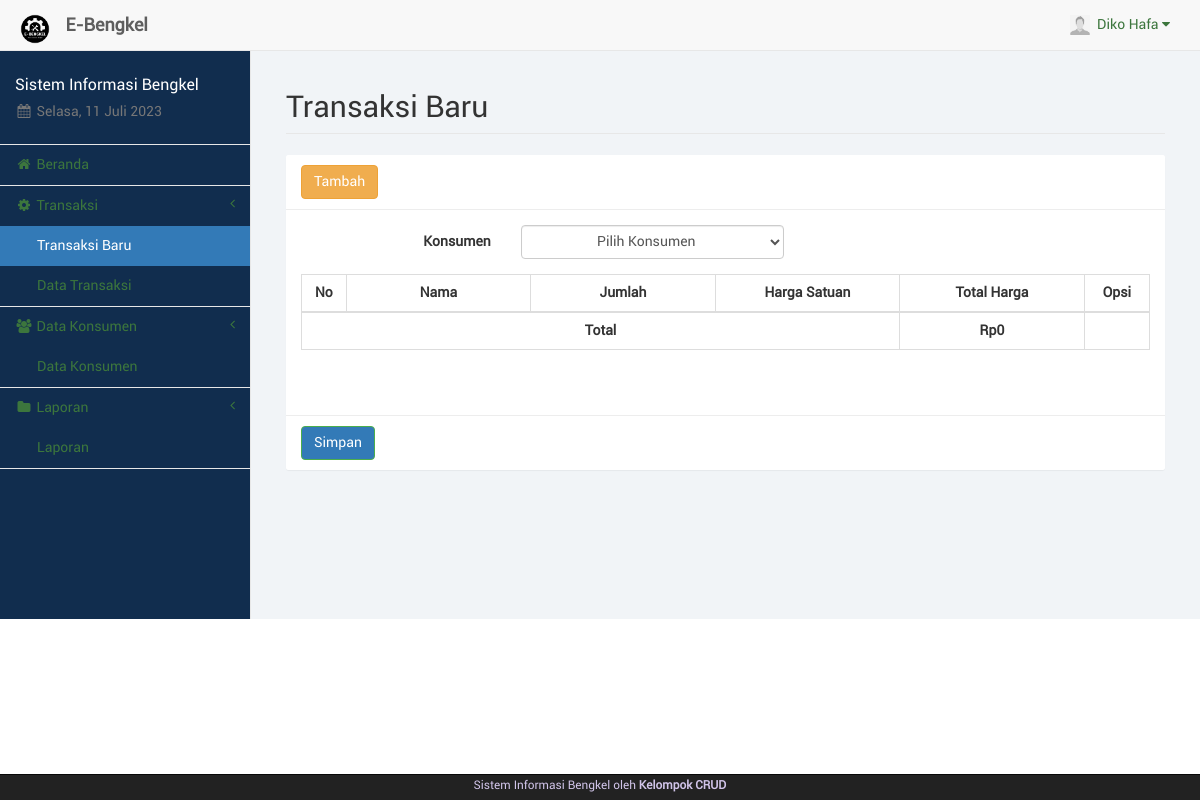
Screenshot of /kasir/trx_baru.php (signed in) with the database file from the repository.
### tables this page shows
CREATE TABLE `kasir` (
  `id_kasir` int(11) NOT NULL,
  `nama_kasir` varchar(50) NOT NULL,
  `telp_kasir` varchar(20) NOT NULL,
  `user_kasir` varchar(50) NOT NULL,
  `pass_kasir` varchar(100) NOT NULL,
  `foto_kasir` text NOT NULL,
  `id_adm` int(11) NOT NULL
);

### kasir/sess_check.php (called while the page is built, shortened)
<?php
	$chk_sess = $_SESSION['kasir'];
	include("dist/config/koneksi.php");
	$sql_sess = "SELECT * FROM kasir WHERE id_kasir='". $chk_sess ."'";
	$ress_sess = mysqli_query($conn, $sql_sess);
	$row_sess = mysqli_fetch_array($ress_sess);
	$sess_kasirname = $row_sess['nama_kasir'];
	$sess_kasirfoto = $row_sess['foto_kasir'];
?>

### kasir/dist/function/format_rupiah.php (called while the page is built, shortened)
<?php
	function format_rupiah($rp) {
		$jumlah = number_format($rp, 0, ",", ".");
		$rupiah = "Rp". $jumlah;
		return $rupiah;
	}
?>

### kasir/trx_baru.php (the view, shortened to what this page needs)
<?php
	include("sess_check.php");
	$pagedesc = "Transaksi Baru";
	include("layout_top.php");
	include("dist/function/format_rupiah.php");
?>
		<div id="page-wrapper">
            <div class="container-fluid">
                <div class="row">
                    <div class="col-lg-12">
                        <h1 class="page-header">Transaksi Baru</h1>
                    </div>
                </div>
				<div class="row">
					<div class="col-lg-12"><?php include("layout_alert.php"); ?></div>
				</div>
				<div class="row">
					<div class="col-lg-12">
						<div class="panel panel-default">
							<div class="panel-heading">
								<a href="tmp_tambah.php" class="btn btn-warning">Tambah</a>
							</div>
						<form class="form-horizontal" method="POST" enctype="multipart/form-data">
							<div class="panel-body">
									<div class="form-group">
										<label class="control-label col-sm-3">Konsumen</label>
										<div class="col-sm-4">
											<select name="kon" id="kon" class="form-control text-center" required>
												<option value="">Pilih Konsumen</option>
											</select>
										</div>
									</div>
								<table class="table table-striped table-bordered table-hover" id="tabel-data">
									<thead>
										<tr>
											<th width="1%">No</th>
											<th width="10%">Nama</th>
											<th width="10%">Jumlah</th>
											<th width="10%">Harga Satuan</th>
											<th width="10%">Total Harga</th>
											<th width="2%">Opsi</th>
										</tr>
									</thead>
										<?php
											$grand=0;
												echo '<td class="text-center">';?>
									<tfoot>
										<tr>
											<th colspan="4" class="text-center">Total </th>
											<th class="text-center"><?php echo format_rupiah($grand);?></th>
											<th class="text-center"> </th>
										</tr>
									</tfoot>
								</table>
							</div>
								<div class="panel-body">
								</div>
								<div class="panel-footer">
									<button type="submit" name="simpan" class="btn btn-success">Simpan</button>
								</div>
						</form>
						</div>
					</div>
				</div>
            </div>
        </div>
<?php
	include("layout_bottom.php");
?>

### kasir/layout_top.php (shortened to what this page needs)
<?php
	$haries = array("Sunday" => "Minggu", "Monday" => "Senin", "Tuesday" => "Selasa", "Wednesday" => "Rabu", "Thursday" => "Kamis", "Friday" => "Jum'at", "Saturday" => "Sabtu");
	$bulans = array("", "Januari", "Februari", "Maret", "April", "Mei", "Juni", "Juli", "Agustus", "September", "Oktober", "November", "Desember");
	$hari_ini = $haries[date("l")];
	$bulan_ini = $bulans[date("n")];
	$tanggal = date("d");
	$tahun = date("Y");
?>
<!DOCTYPE html>
<html lang="en">
<head>
	<link rel="stylesheet" href="p.css">
	<link href="libs/bootstrap/dist/css/bootstrap.min.css" rel="stylesheet">
	<link href="libs/metisMenu/dist/metisMenu.min.css" rel="stylesheet">
    <link href="libs/datatables-plugins/integration/bootstrap/3/dataTables.bootstrap.css" rel="stylesheet">
    <link href="libs/datatables-responsive/css/dataTables.responsive.css" rel="stylesheet">
	<link href="dist/css/sb-admin-2.css" rel="stylesheet">
	<link href="dist/css/offline-font.css" rel="stylesheet">
	<link href="dist/css/custom.css" rel="stylesheet">
	<link href="libs/font-awesome/css/font-awesome.min.css" rel="stylesheet" type="text/css">
</head>
<body>
    <div id="wrapper" style="background-color: rgba(17, 45, 78, 1);">
        <nav class="navbar navbar-default navbar-static-top" role="navigation" style="margin-bottom: 0">
            <div class="navbar-header">
				<a class="navbar-brand hidden-xs" href="index.php">
					<img src="img/logo.png" alt="brand" width="40" class="float-left image-brand">
					<div class="float-right">&nbsp;<strong>E-Bengkel</strong></div>
				</a>
			</div>
            <ul class="nav navbar-top-links navbar-right">
				<li class="dropdown dropdown-right">
					<a class="dropdown-toggle" data-toggle="dropdown" href="#">
						<img src="../img/<?php echo $sess_kasirfoto;?>" width="20px" height="20px" padding="0px">&nbsp;&nbsp;<?php echo ucfirst($sess_kasirname); ?>&nbsp;<i class="fa fa-caret-down"></i>
					</a>
				</li>
			</ul>
            <div class="navbar-default sidebar" role="navigation" style="background-color: rgba(17, 45, 78, 1);">
                <div class="sidebar-nav navbar-collapse">
                    <ul class="nav" id="side-menu">
                        <li class="sidebar-search">
							<h4 style="color: white;">Sistem Informasi Bengkel</h4>
							<h5 class="text-muted"><i class="fa fa-calendar fa-fw"></i>&nbsp;<?php echo $hari_ini.", ".$tanggal." ".$bulan_ini." ".$tahun ?></h5>
						</li>
						<?php
							if($pagedesc == "Beranda") {
								echo '<li><a href="index.php" class="active"><i class="fa fa-home fa-fw"></i>&nbsp;Beranda</a></li>';
							}
							else {
								echo '<li><a href="index.php"><i class="fa fa-home fa-fw"></i>&nbsp;Beranda</a></li>';
							}
							if(isset($menuparent) && $menuparent == "transaksi") {
								echo '<li class="active">';
							}
							else {
								echo '<li>';
							}
						?>
							<a href="#"><i class="fa fa-gear fa-fw"></i>&nbsp;Transaksi<span class="fa arrow"></span></a>
							<ul class="nav nav-second-level">
								<?php
									if($pagedesc == "Transaksi Baru") {
										echo '<li><a href="trx_baru.php" class="active">Transaksi Baru</a></li>';
									}
									else {
										echo '<li><a href="trx_baru.php">Transaksi Baru</a></li>';
									}
								?>
								<?php
									if($pagedesc == "Data Transaksi") {
										echo '<li><a href="trx.php" class="active">Data Transaksi</a></li>';
									}
									else {
										echo '<li><a href="trx.php">Data Transaksi</a></li>';
									}
								?>
							</ul>
						</li>
						<?php
							if(isset($menuparent) && $menuparent == "konsumen") {
								echo '<li class="active">';
							}
							else {
								echo '<li>';
							}
						?>
							<a href="#"><i class="fa fa-group fa-fw"></i>&nbsp;Data Konsumen<span class="fa arrow"></span></a>
							<ul class="nav nav-second-level">
								<?php
									if($pagedesc == "Data Konsumen") {
										echo '<li><a href="konsumen.php" class="active">Data Konsumen</a></li>';
									}
									else {
										echo '<li><a href="konsumen.php">Data Konsumen</a></li>';
									}
								?>
							</ul>
						<?php
							if(isset($menuparent) && $menuparent == "laporan") {
								echo '<li class="active">';
							}
							else {
								echo '<li>';
							}
						?>
							<a href="#"><i class="fa fa-folder fa-fw"></i>&nbsp;Laporan<span class="fa arrow"></span></a>
							<ul class="nav nav-second-level">
								<?php
									if($pagedesc == "Laporan") {
										echo '<li><a href="laporan.php" class="active">Laporan</a></li>';
									}
									else {
										echo '<li><a href="laporan.php">Laporan</a></li>';
									}
								?>
							</ul>
						</li>
	                </ul>
                </div>
            </div>
        </nav>

### rows the page displays
kasir: foto_kasir (picture), nama_kasir "Diko Hafa"

### other values shown
format_rupiah($grand) "Rp0"
